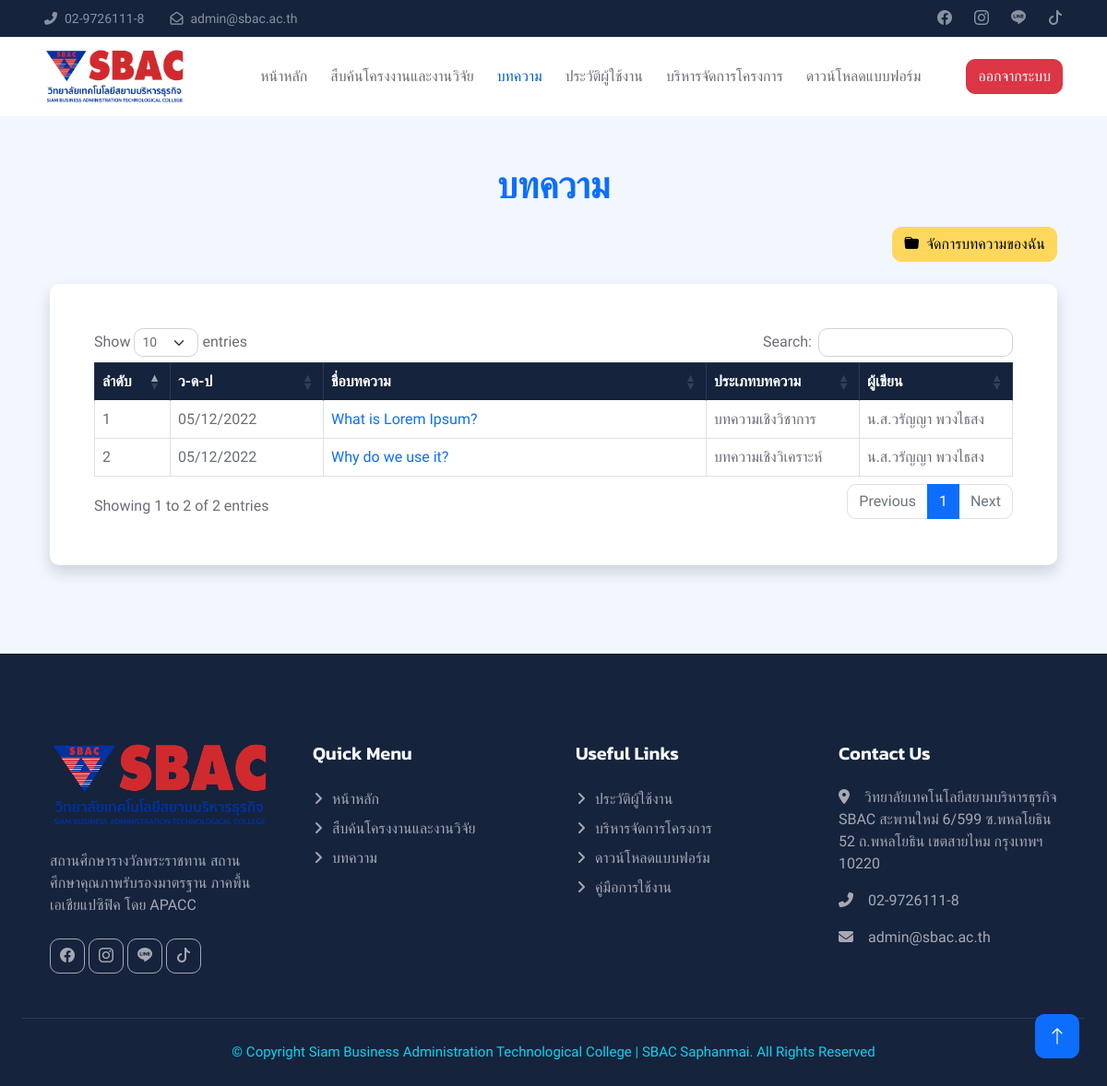
Screenshot of /blog.php (signed in) with the database file from the repository.
### tables this page shows
CREATE TABLE `tbl_blog` (
  `ID` int(11) NOT NULL,
  `Name` varchar(255) DEFAULT NULL,
  `Content` varchar(255) DEFAULT NULL,
  `t_id` int(11) DEFAULT NULL,
  `date_get` date DEFAULT NULL,
  `date_up` timestamp NULL DEFAULT current_timestamp(),
  `m_username` varchar(20) DEFAULT NULL,
  `idDept` int(11) DEFAULT NULL,
  `Status` enum('Keep','Send') DEFAULT NULL
);

CREATE TABLE `tbl_blog_type` (
  `t_id` int(11) NOT NULL,
  `t_name` varchar(255) DEFAULT NULL,
  `t_nameEN` varchar(255) DEFAULT NULL,
  `StatusType` enum('Using','No Using') DEFAULT NULL
);

### blog.php (the view, shortened to what this page needs)
<!DOCTYPE html>
<html lang="en">
<?php include("./view/head.php"); ?>
<body>
  <?php include("./view/navbar.php"); ?>
  <?php
    include './admin/condb.php';
    $stmtMem = $conn->prepare("
    SELECT b.*, bt .t_name
    FROM tbl_blog AS b
    INNER JOIN tbl_blog_type AS bt ON b.t_id=bt.t_id
    ORDER BY b.ID ASC
    ");
      $stmtMem->execute();
      $resultMem = $stmtMem->fetchAll();
  ?>
  <section class="" style="background-color: #f2f7ff;">
    <div class="container-xxl py-5">
      <div class="container">
        <div class="text-center mx-auto" style="max-width: 500px">
          <h1 class="display-6 mb-0">
            <div class="h-100">
              <div class="d-inline-block text-primary py-1 px-3 mb-3">บทความ</div>
            </div>
          </h1>
        </div>
        <div class="text-end">
          <a type="button" a href="./blog_add.php" class="btn btn-warning"><i class="bi bi-folder-fill me-2"></i>จัดการบทความของฉัน</a>
        </div>
        <br>
        <div class="p-5 mb-4 bg-light shadow rounded-3">
          <table id="myTable" class="table table table-bordered border-Secondary">
            <thead class="table-dark text-center"">
                <tr>
                  <th class=" col-1" scope="col">ลำดับ</th>
              <th class="col-2" scope="col">ว-ด-ป</th>
              <th class="col-5" scope="col">ชื่อบทความ</th>
              <th class="col-2" scope="col">ประเภทบทความ</th>
              <th class="col-2" scope="col">ผู้เขียน</th>
              </tr>
            </thead>
            <tbody class="">
              <?php foreach ($resultMem as $row_member) { ?>
              <tr>
                <td>
                  <?php echo $row_member['ID']; ?>
                </td>
                <td>
                  <?php echo date('d/m/Y',strtotime($row_member['date_up'])); ?>
                </td>
                <td>
                  <a href="./blog_view.php?act=view&ID=<?php echo $row_member['ID']; ?>" class=""><?php echo $row_member['Name']; ?>
                </td>
                <td>
                  <?php echo $row_member['t_name']; ?>
                </td>
                <td>
                  <?php echo $_SESSION['NameTitle'].''.$_SESSION['Name'].' '.$_SESSION['Lastname'];?>
                </td>
                <?php } ?>
              </tr>
            </tbody>
          </table>
        </div>
      </div>
    </div>
    <br>
  </section>
  <?php include("./view/footer.php"); ?>
</body>
</html>

### css/style.css (style rules this page uses)
* { font-family: 'Kanit', sans-serif; font-family: 'Mitr', sans-serif; }
:root { --primary: #015FC9; --secondary: #0DD3F1; --light: #F6F7FC; --dark: #15233C; }
.container h1 { font-family: 'Kanit', sans-serif; }
.btn { transition: .5s; }

### rows the page displays
tbl_blog: ID "1", date_up "05/12/2022", Name "What is Lorem Ipsum?", t.t_name "บทความเชิงวิชาการ"
tbl_blog: ID "2", date_up "05/12/2022", Name "Why do we use it?", t.t_name "บทความเชิงวิเคราะห์"
